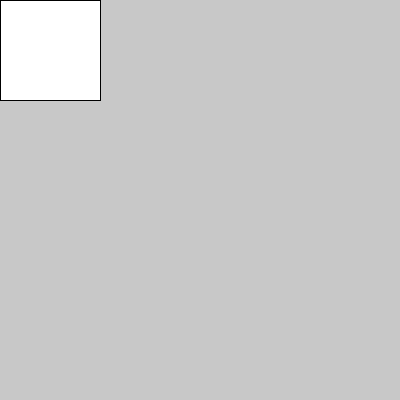
Frame 1 (no input)
Frame 60 (the mouse pressed at the canvas centre just before this capture): identical to frame 1, image omitted
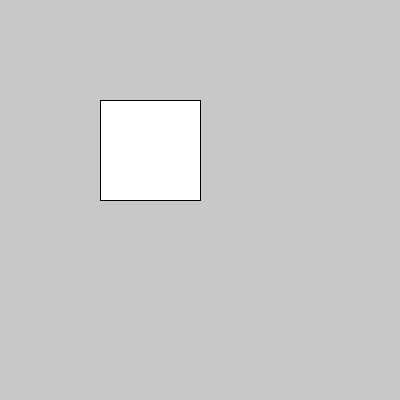
Frame 120 (the mouse held since frame 60 and released just before this capture)

The Processing sketch that drew these frames (run headless with seeded random() and noise(); from frame 60 on, the mouse is pressed at the canvas centre):

// Processing sketch: rect_mode
// ── rect_mode.pde
void setup(){
  size(400,400);
}

void draw(){
  background(200);
  rectMode(CORNERS);
  rect(mouseX, mouseY, 100, 100);
}
